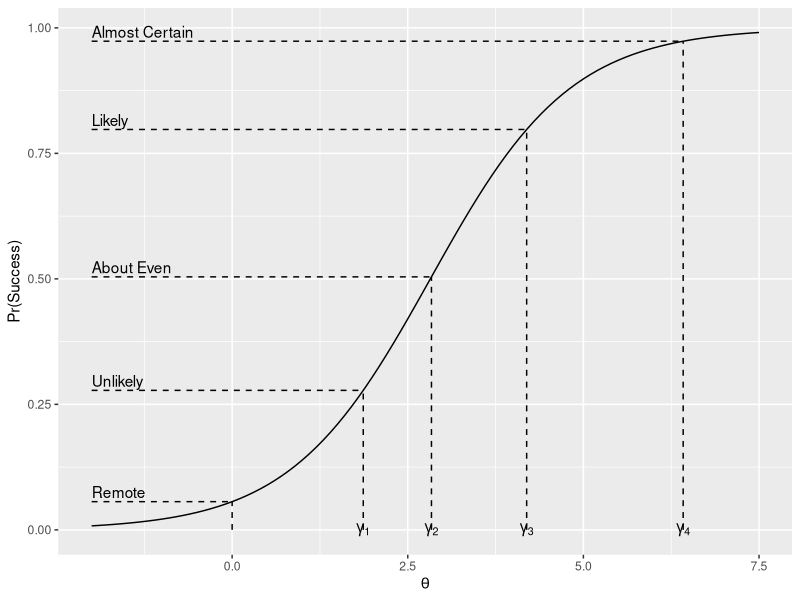

Here is the R script that generated this plot: (Note: this script raises an error after producing the figure.)
# All raw data ####
rm(list=ls())
library(reshape2)
library(ggplot2)
library(blme)
library(gtools)

# the csv is extracted 
# http://www.fangraphs.com/leaders.aspx?pos=all&stats=fld&lg=all&qual=0&type=3&season=2013&month=0&season1=2012&ind=0&team=0&rost=0&age=0&filter=&players=0
# I additionaly added the columns Def and UZR/150
dat=read.csv("InsideEdgeFielding2012-2013.csv",stringsAsFactors=FALSE)
names(dat)<-c("Name","Team","Pos","Inn","n0","n1","y1","n2","y2",
              "n3","y3","n4","y4","n5","y5","playerid","Def","UZR.150")
dat[is.na(dat)]=0
for (col in c(7,9,11,13,15)) {
  prop=as.numeric(substring(dat[,col],1,nchar(dat[,col])-1))
  prop[is.na(prop)] <- 0
  prop=prop/100
  dat[,col]=round(prop*dat[,col-1],0)
}
dat$Successes=rowSums(dat[,c(7,9,11,13,15)])
dat$Failures=rowSums(dat[,c(7,9,11,13,15)-1])-dat$Successes
dat$Def=dat$Def/dat$Inn*150 # convert to yearly stat

datall=dat

# get plays per inning
with(subset(datall,Inn>100),aggregate((Successes+Failures)/Inn,by=list(Pos),FUN=median))
# ggplot(datall,aes(x=(Successes+Failures)/Inn,colour=Pos))+stat_ecdf()

# plot simple ####
dat=subset(datall,Pos=="SS")
dat=subset(dat,Successes>0 & Failures>0)

dat.m1=melt(dat[,c(1,6,8,10,12,14)],id=c(1))
dat.m2=melt(dat[,c(1,7,9,11,13,15)],id=1)
dat.m1$Bucket=substring(dat.m1$variable,2)
dat.m2$Bucket=substring(dat.m2$variable,2)
dat.m=merge(dat.m1[,-2],dat.m2[,-2],by=c("Name","Bucket"))
names(dat.m)[3:4]=c("n","y")
dat.m=subset(dat.m,n>0)

model.simple=glm(y/n~Bucket,family=binomial(link=logit),data=dat.m,weights=n)
coefs=coefficients(model.simple)

qplot(-20:75/10,gtools::inv.logit(-20:75/10+coefs[1]),geom="line")+
  geom_segment(aes(x=c(0,coefs[-1]),xend=c(0,coefs[-1]),y=0,yend=gtools::inv.logit(c(0,coefs[-1])+coefs[1])),lty=2)+
  geom_segment(aes(x=-2,xend=c(0,coefs[-1]),y=gtools::inv.logit(c(0,coefs[-1])+coefs[1]),yend=gtools::inv.logit(c(0,coefs[-1])+coefs[1])),lty=2)+
  labs(x=expression(theta),y="Pr(Success)")+
  annotate(geom="text",x=coefs[-1],y=0,label=paste0("gamma[",1:4,"]"),parse=T)+
  annotate(geom="text",x=-2,y=gtools::inv.logit(c(0,coefs[-1])+coefs[1]),label=c("Remote","Unlikely","About Even","Likely","Almost Certain"),vjust=-.3,hjust=0)
ggsave("LogitOrdered.png")

# loop through all positions and save output
# https://stackoverflow.com/questions/9460664/weighted-pearsons-correlation
weighted.cor <- function( x, y, w = rep(1,length(x))) {
  stopifnot(length(x) == dim(y)[2] )
  w <- w / sum(w)
  # Center x and y, using the weighted means
  x <- x - sum(x * w)
  y <- y - sum(y * w)
  # Compute the variance
  vx <- sum(w * x * x)
  vy <- sum(w * y * y)
  # Compute the covariance
  vxy <- sum(y * x * w)
  # Compute the correlation
  vxy / sqrt(vx * vy)
}

positions=c("P","C","1B","2B","3B","SS","LF","CF","RF")
cors=numeric(length(positions))
for (pos in positions) {
  cat(pos,"\n")
  dat=subset(datall,Pos==pos)
  dat=subset(dat,Successes>0 & Failures>0)
  # colSums(dat[,c(7,9,11,13,15)])/colSums(dat[,c(7,9,11,13,15)-1])
  
  dat.m1=melt(dat[,c(1,6,8,10,12,14)],id=c(1))
  dat.m2=melt(dat[,c(1,7,9,11,13,15)],id=1)
  dat.m1$Bucket=substring(dat.m1$variable,2)
  dat.m2$Bucket=substring(dat.m2$variable,2)
  dat.m=merge(dat.m1[,-2],dat.m2[,-2],by=c("Name","Bucket"))
  names(dat.m)[3:4]=c("n","y")
  dat.m=subset(dat.m,n>0)
  
  
  model=bglmer(y/n~1+Bucket+(1 | Name),family=binomial,data=dat.m,weights=n,nAGQ=25)
  # summary(model)
  # dotplot(ranef(model, which = "Name", condVar = TRUE))
  
  coef.table=data.frame(Name=sort(unique(dat.m$Name)),
                        Effect=ranef(model, which = "Name", condVar = TRUE)$Name[[1]],
                        SE=sqrt(as.numeric(attr(ranef(model, condVar = TRUE)$Name,"postVar"))))
  coef.table$Lower=with(coef.table,Effect-1.96*SE)
  coef.table$Upper=with(coef.table,Effect+1.96*SE)
  coef.table=merge(coef.table,dat[,c(1,4)],by="Name")
  coef.table=coef.table[order(coef.table$Effect),]
  
  png(paste0(pos,"list.png"))
  par(mar=c(4, 4, 1, 2) + 0.1)
  with(subset(coef.table,Inn>=ifelse(pos=="P",350,800)),{
    dotchart(Effect,labels=Name,xlim=c(min(Lower),max(Upper)),xlab=expression(theta))
    segments(Lower, 1:length(Lower),Upper, 1:length(Upper))
    abline(v=0,lty=2)
  })
  dev.off()
  
  categ.weights=aggregate(dat.m$n,list(dat.m$Bucket),sum)[,2]
  categ.weights=categ.weights/sum(categ.weights)
  
  avg.prob=sum(gtools::inv.logit(c(0,summary(model)$coefficients[-1,1])+summary(model)$coefficients[1,1])*
                 categ.weights)
  
  mean.probs=gtools::inv.logit(outer(coef.table$Effect,rep(1,5))+outer(rep(1,nrow(coef.table)),c(0,summary(model)$coefficients[-1,1])+summary(model)$coefficients[1,1]))
  mean.probs=mean.probs %*% categ.weights
  
  upper.probs=gtools::inv.logit(outer(coef.table$Upper,rep(1,5))+outer(rep(1,nrow(coef.table)),c(0,summary(model)$coefficients[-1,1])+summary(model)$coefficients[1,1]))
  upper.probs=upper.probs %*% categ.weights
  
  lower.probs=gtools::inv.logit(outer(coef.table$Lower,rep(1,5))+outer(rep(1,nrow(coef.table)),c(0,summary(model)$coefficients[-1,1])+summary(model)$coefficients[1,1]))
  lower.probs=lower.probs %*% categ.weights
  
  coef.table=cbind(coef.table,PlayProbDiff=mean.probs-avg.prob,
                   PlayProbDiffLower=lower.probs-avg.prob,
                   PlayProbDiffUpper=upper.probs-avg.prob)
  
  merged.dat=merge(coef.table,dat[,c(1:4,17)])
  cors[pos==positions]=weighted.cor(merged.dat$Effect,merged.dat$UZR.150,merged.dat$Inn)
  
  if (which(pos==positions)==1) {
    full.dat=merged.dat
  } else {
    full.dat=rbind(full.dat,merged.dat)
  }
  if(nrow(dat)!=nrow(merged.dat)) {
    print("nrows don't equal")
  }
}
positions.fac=factor(positions,levels=positions)
qplot(positions.fac[-(1:2)],cors[-(1:2)],ylab="Weighted Correlation with UZR/150",geom="bar",xlab="Position",stat="identity")
ggsave("../../Blog/octopress/source/images/InsideEdge/CorrelationWithUZR.png")
